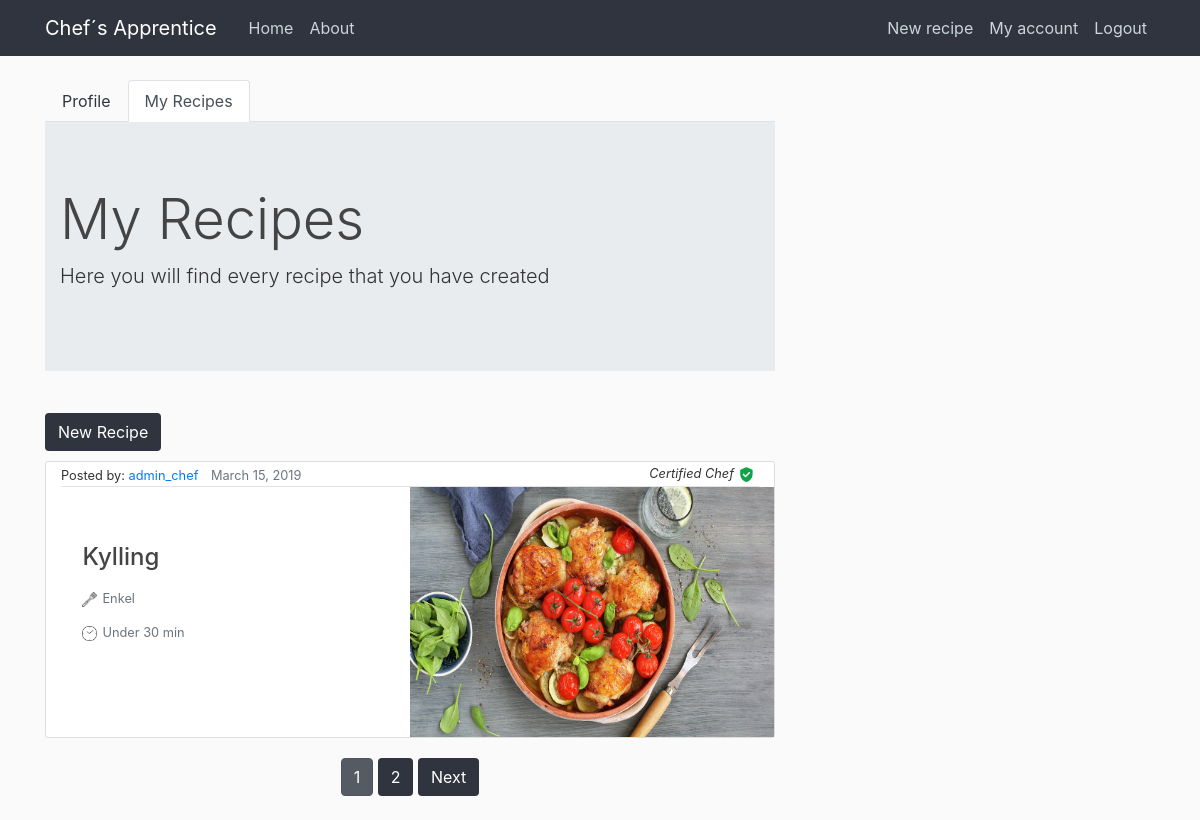
Page /myrecipes/ (signed in) on the earlier database version.
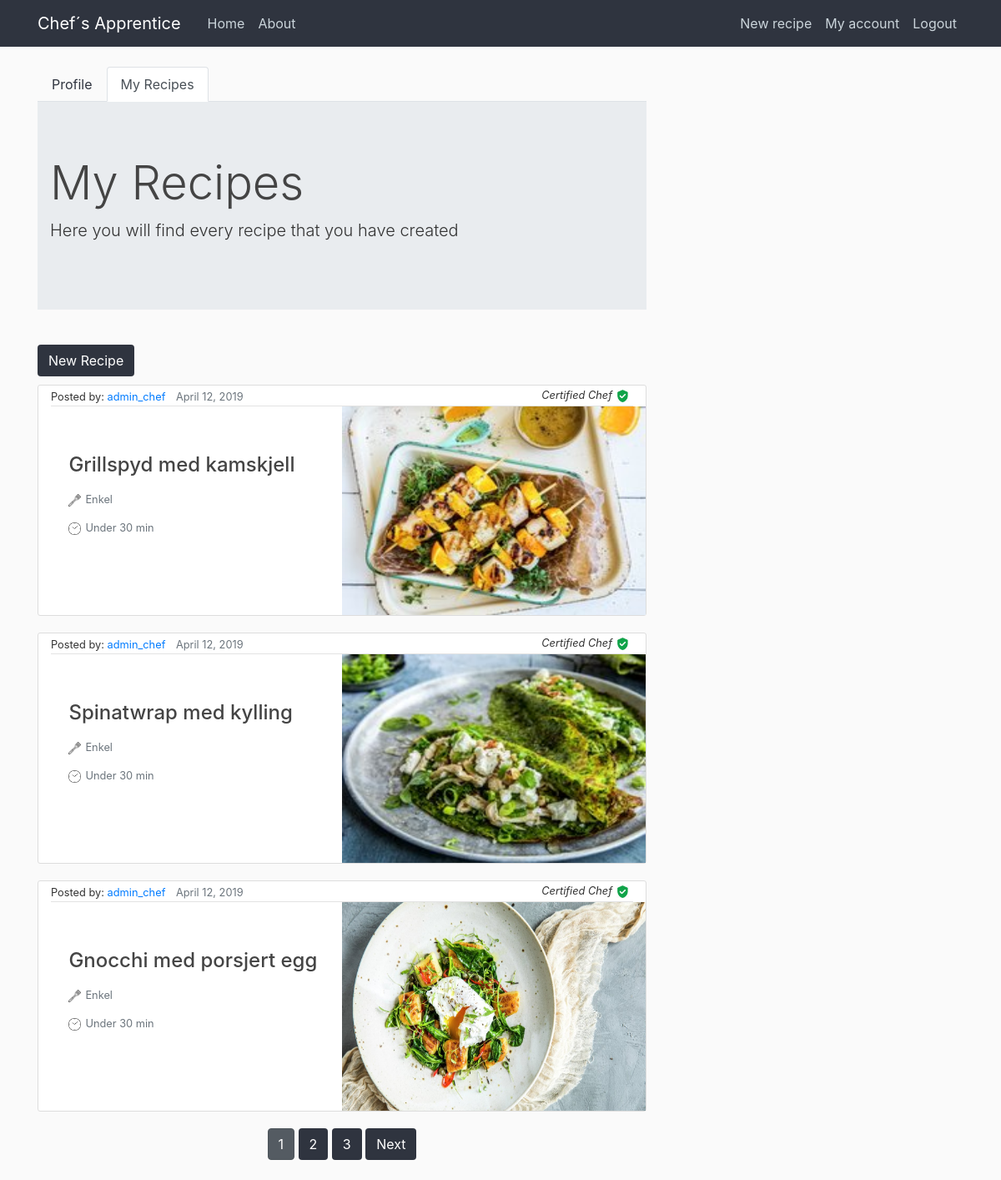
Same page on the later database version.
### chefs_apprentice/models.py (models this page shows, shortened)
class Recipe(models.Model):
    title = models.CharField(max_length=100)  # tenkt samme som tilhørende post
    ingredients = models.ManyToManyField(ChosenIngredient, blank=True, related_name='+')  # liste av ingrediensobjekter
    description = models.TextField()  # tenkt sammen med content i post
    date_posted = models.DateTimeField(
        default=timezone.now)  # DateTimeField(auto_now=True) ville satt datoen til akkurat nå
    author = models.ForeignKey(User,
                               on_delete=models.CASCADE)  # on_delete=models.CASCADE sier at hvis brukeren blir slettet vil postene også bli slettet
    image = models.ImageField(default='default.jpg', upload_to='food_pics')
    visible = models.BooleanField(default=True)
    NIVA = (
        ('E', 'Enkel'),
        ('M', 'Middels'),
        ('V', 'Vanskelig'),
    )
    TID = (
        ('L', 'Under 30 min'),
        ('M', 'Ca. 30-60 min'),
        ('S', 'Over 1 time'),
    )
    tid = models.CharField(default='L', max_length=1, choices=TID)
    niva = models.CharField(default='E', max_length=1, choices=NIVA)

### chefs_apprentice/views.py (the view)
# urls.py: path('myrecipes/', views.myrecipes, name="myrecipes"),
def myrecipes(request):
    queryset = Recipe.objects.all().order_by("-date_posted")  # sorter etter sist opprettet
    paginator = Paginator(queryset, 3)  # Show 3 contacts per page
    page = request.GET.get('page')  # pagination hvis det er flere sider
    queryset = paginator.get_page(page)
    context = {
        'recipies': queryset
    }
    return render(request, 'chefs_apprentice/myrecipes.html', context)

### chefs_apprentice/templates/chefs_apprentice/myrecipes.html (shortened to what this page needs)
{% extends "chefs_apprentice/base.html" %}
{% block content%}
<ul class="nav nav-tabs">
  <li class="nav-item"><a class="nav-link" href="{%url 'profile' %}">Profile</a></li>
  <li class="nav-item"><a class="nav-link active"  href="#">My Recipes</a></li>
</ul>
<div class="jumbotron jumbotron-fluid">
  <div class="container">
    <h1 class="display-4">My Recipes</h1>
    <p class="lead">Here you will find every recipe that you have created</p>
  </div>
</div>
<a id="new-recipe" class="btn btn-mr-sm-2" href="{% url 'recipe-create' %}">New Recipe</a>
  {% for recipe in recipies %}
    {% if request.user == recipe.author %}
      <article class="media recipe-section">
        <div class="container">
          <div class="article-metadata">
            <small>Posted by: <a class="mr-2" href="profile">{{ recipe.author }}</a></small>
            <small class="text-muted">{{ recipe.date_posted|date:"F d, Y" }}</small>
            <small class="certification">{% if recipe.author.is_staff %}<i>Certified Chef</i><img class="verified" id="certified" src="../static/chefs_apprentice/verified.png" alt="#">{% endif %}</small>
          </div>
          <div class="row">
            <div class="col-sm pt-5">
                <h2><a class="article-title" href="{%url 'view_recipe' recipetitle=recipe.title pk=recipe.pk%}">{{ recipe.title }}</a></h2>
                <small class="article-content text-muted"><img class="verified" src="../static/chefs_apprentice/spatula.png" alt="#">Enkel</small>
                <small class="article-content text-muted"><img class="verified" src="../static/chefs_apprentice/time.png" alt="#">Under 30 min</small>
            </div>
            <div class="col-sm">
              <img class="food_image" src="{{ recipe.image.url }}" alt="#">
            </div>
          </div>
        </div>
      </article>
    {% endif %}
  {% endfor  %}
  <div class="pagination">
    <span class="step-links">
        {% for num in recipies.paginator.page_range %}
          {% if recipies.number == num %}
            <a class="btn btn-secondary active mb-4" href="?page={{ num }}&q={{ request.GET.q }}">{{ num }}</a>
          {% elif num > recipies.number|add:'-3' and num < recipies.number|add:'3' %}
            <a class="btn btn-rounded-info mb-4" href="?page={{ num }}">{{ num }}</a>
          {% endif %}
        {% endfor %}
        {% if recipies.has_next %}
            <a class="btn btn-rounded-info mb-4" href="?page={{ recipies.next_page_number }}&q={{ request.GET.q }}">Next</a>
        {% endif %}
    </span>
</div>
{% endblock content %}

### chefs_apprentice/templates/chefs_apprentice/base.html (shortened to what this page needs)
{% load static %}
<!DOCTYPE html>
<html lang="en" dir="ltr">
  <head>
   <link rel="stylesheet" href="https://stackpath.bootstrapcdn.com/bootstrap/4.3.1/css/bootstrap.min.css">
   <link rel="stylesheet" href="{% static 'chefs_apprentice/main.css' %}">
  <link rel="stylesheet" href="https://use.fontawesome.com/releases/v5.4.1/css/all.css"
>
  </head>
  <body>
    <header class="site-header">
      <nav class="navbar navbar-expand-md navbar-dark-sticky bg-steel fixed-top">
        <div class="container">
          <a class="navbar-brand mr-4" href="{% url 'chef-home' %}">Chef´s Apprentice</a>
          <div class="collapse navbar-collapse" id="navbarToggle">
            <div class="navbar-nav mr-auto">
              <a class="nav-item nav-link" href="{% url 'chef-home' %}">Home</a>
              <a class="nav-item nav-link" href="{% url 'chef-about' %}">About</a>
            </div>
            <div class="navbar-nav">
              {% if user.is_authenticated %}
              <a class="nav-item nav-link" href="{% url 'recipe-create' %}">New recipe</a>
              <a class="nav-item nav-link" href="{% url 'profile' %}">
                My account
              </a>
                <a class="nav-item nav-link" href="{% url 'logout' %}">Logout</a>
              {% else %}
                <a class="nav-item nav-link" href="{% url 'login' %}">Login</a>
                <a class="nav-item nav-link" href="{% url 'register' %}">Register</a>
              {% endif %}
            </div>
          </div>
        </div>
      </nav>
    </header>
    <main role="main" class="container">
      <div class="row">
        <div class="col-md-8">
          {% block content %}{% endblock %}
        </div>
  </body>
</html>

### chefs_apprentice/static/chefs_apprentice/main.css (style rules this page uses)
body { background: #fafafa; color: #333333; margin-top: 5rem; }
h1, h2, h3, h4, h5, h6 { color: #444444; }
ul { margin: 0; }
.navbar-brand { color: #ffffff; }
.bg-steel { background-color: #2F343F; }
.site-header .navbar-nav .nav-link { color: #cbd5db; }
.recipe-section { background: #ffffff; padding: 0; border: 1px solid #dddddd; border-radius: 3px; margin-bottom: 20px; }
.article-title { color: #444444; font-size: 1.5rem; justify-content: center; margin-left: 10%; margin-right: 10px; text-align: justify; }
.col-sm { margin: 0; padding: 0; }
.article-content { white-space: pre-line; display: block; justify-content: center; margin: 15px 10%; margin-left: 10%; }
.article-metadata { padding-bottom: 0; margin-bottom: 0; border-bottom: 1px solid #e3e3e3 }
.btn { background-color: #2F343F; color: white; }
.food_image { height: 250px; width: 100%; float: right; padding: 0; margin: 0; }
.certification { float: right; margin-top: 2px; }
#certified { margin-left: 5px; }
.nav-link { color: #2F343F; }
.verified { height: 15px; width: 15px; margin-right: 5px; }
#new-recipe { margin: 10px 10px 10px 0; }
.step-links { margin: auto; }

Differences in the rows shown:
no longer on this page (row unchanged): Recipe: author "admin_chef", date_posted "March 15, 2019", title "Kylling", image (picture)
added Recipe: author "admin_chef", date_posted "April 12, 2019", title "Grillspyd med kamskjell", image (picture)
added Recipe: author "admin_chef", date_posted "April 12, 2019", title "Spinatwrap med kylling", image (picture)
added Recipe: author "admin_chef", date_posted "April 12, 2019", title "Gnocchi med porsjert egg", image (picture)
Other differences:
new list line: "3"
